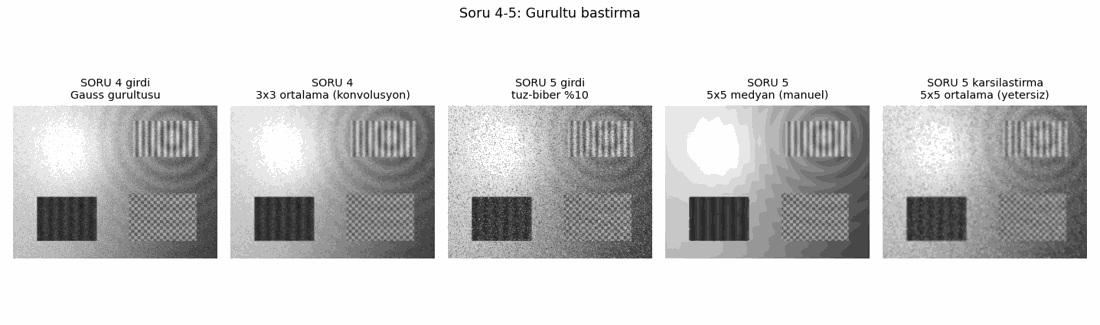
#> input picture week3/orijinal/cikti/00_gurultu_karsilastirma.png, 1100 x 325 px, given in place of dusuk_kontrast.png, which was not available
$ python soru3_clahe.py
#> lines starting #> are read from the running program, lines starting #| are printed output that depends on the picture; pictures that were not available may be replaced by others from this repository, and a replacement may not be noted
"""
SORU 3 - CLAHE (Contrast Limited Adaptive Histogram Equalization)

Istenen:
  * Dusuk kontrastli tek kanalli goruntuyu OpenCV ile ac
  * OpenCV'nin HAZIR CLAHE fonksiyonu ile duzelt
  * Ayni islemi hazir fonksiyon KULLANMADAN kendin gerceklestir ve test et

Referans: https://en.wikipedia.org/wiki/Adaptive_histogram_equalization

ALGORITMA (OpenCV'nin cv::CLAHE gerceklemesiyle bire bir ayni adimlar):

  1. KARO BOLME (tiling)
     Goruntu tilesX x tilesY (varsayilan 8x8) karoya bolunur.
     Boyut tam bolunmuyorsa goruntu BORDER_REFLECT_101 ile genisletilir.

  2. KARO HISTOGRAMI
     Her karo icin 256 kovali histogram cikarilir.

  3. KONTRAST SINIRLAMA (contrast limiting) -- CLAHE'yi AHE'den ayiran adim
     clipLimit_gercek = max(1, clipLimit * karo_alani / 256)
     Bu esigi asan kovalar kesilir; kesilen toplam miktar ("clipped")
     TUM kovalara esit dagitilir:
         redistBatch = clipped // 256         -> her kovaya eklenir
         residual    = clipped - redistBatch*256
         kalan 'residual' adet +1, kovalara esit araliklarla serpistirilir
     Amac: duz bolgelerde gurultunun asiri yukseltilmesini engellemek.

  4. KARO LUT'U
     Sinirlanmis histogramin kumulatif toplami alinip [0,255]'e olceklenir:
         lutScale = 255 / karo_alani
         LUT[v] = round( cdf[v] * lutScale )

  5. BILINEER INTERPOLASYON
     Her piksel icin, komsu 4 karonun LUT'u karo MERKEZLERINE gore
     bilineer agirliklandirilir. Bu adim olmazsa karo sinirlarinda
     gorunur blok artefaktlari olusur.

Calistirma:
    python3 soru3_clahe.py [goruntu_yolu]
"""
import os
import sys
import time
import numpy as np
import cv2

BURASI = os.path.dirname(os.path.abspath(__file__))
CIKTI = os.path.join(BURASI, "cikti")
HIST_BOYUT = 256


# ---------------------------------------------------------------------------
# Yardimci: BORDER_REFLECT_101 ile kenar genisletme (elle)
# ---------------------------------------------------------------------------
def reflect101_genislet(img, alt, sag):
    """
    Alt ve saga 'yansimali' dolgu ekler (kenar pikseli tekrarlanmaz).
    Ornek satirlar: ... h-3, h-2, [h-1], h-2, h-3, ...
    """
    h, w = img.shape
    cikis = np.empty((h + alt, w + sag), dtype=img.dtype)
    cikis[:h, :w] = img

    for i in range(alt):
        kaynak = h - 2 - i
        if kaynak < 0:
            kaynak = 0
        cikis[h + i, :w] = img[kaynak, :]

    for j in range(sag):
        kaynak = w - 2 - j
        if kaynak < 0:
            kaynak = 0
        cikis[:, w + j] = cikis[:, kaynak]

    return cikis


# ---------------------------------------------------------------------------
# Adim 2 + 3 + 4 : Her karo icin LUT uret
# ---------------------------------------------------------------------------
def karo_lutlari_hesapla(gen_img, tilesX, tilesY, clip_limit):
    """
    Genisletilmis goruntuden (tilesY, tilesX, 256) boyutunda LUT tablosu uretir.
    """
    gh, gw = gen_img.shape
    karo_w = gw // tilesX
    karo_h = gh // tilesY
    karo_alan = karo_w * karo_h

    # clipLimit'i karo alanina gore gercek piksel sayisina cevir
    if clip_limit > 0.0:
        gercek_limit = int(clip_limit * karo_alan / HIST_BOYUT)
        gercek_limit = max(gercek_limit, 1)
    else:
        gercek_limit = 0

    # OpenCV tek duyarlikli (float32) aritmetik kullanir; birebir ayni
    # sonucu almak icin burada da float32 kullaniyoruz.
    lut_olcek = np.float32(HIST_BOYUT - 1) / np.float32(karo_alan)
    lutlar = np.zeros((tilesY, tilesX, HIST_BOYUT), dtype=np.uint8)

    for ty in range(tilesY):
        for tx in range(tilesX):
            karo = gen_img[ty * karo_h:(ty + 1) * karo_h,
                           tx * karo_w:(tx + 1) * karo_w]

            # --- 2) Karo histogrami (elle sayim) ---
            hist = np.zeros(HIST_BOYUT, dtype=np.int64)
            duz = karo.reshape(-1)
            for p in duz:
                hist[p] += 1

            # --- 3) Kontrast sinirlama + yeniden dagitim ---
            if gercek_limit > 0:
                kesilen = 0
                for i in range(HIST_BOYUT):
                    if hist[i] > gercek_limit:
                        kesilen += hist[i] - gercek_limit
                        hist[i] = gercek_limit

                if kesilen > 0:
                    pay = kesilen // HIST_BOYUT
                    artik = int(kesilen - pay * HIST_BOYUT)

                    for i in range(HIST_BOYUT):
                        hist[i] += pay

                    if artik != 0:
                        adim = max(HIST_BOYUT // artik, 1)
                        i = 0
                        while i < HIST_BOYUT and artik > 0:
                            hist[i] += 1
                            artik -= 1
                            i += adim

            # --- 4) Kumulatif toplam -> LUT ---
            toplam = 0
            for i in range(HIST_BOYUT):
                toplam += int(hist[i])
                deger = np.float32(toplam) * lut_olcek
                # cvRound davranisi: bankaci yuvarlamasi (half-to-even)
                yuvarlak = int(np.rint(np.float64(deger)))
                if yuvarlak < 0:
                    yuvarlak = 0
                elif yuvarlak > 255:
                    yuvarlak = 255
                lutlar[ty, tx, i] = yuvarlak

    return lutlar, karo_w, karo_h, gercek_limit


# ---------------------------------------------------------------------------
# Adim 5 : Bilineer interpolasyon ile ciktiyi uret
# ---------------------------------------------------------------------------
def bilineer_uygula(img, lutlar, karo_w, karo_h, tilesX, tilesY):
    """
    Her piksel icin komsu 4 karonun LUT'unu bilineer harmanlar.
    Karo merkezleri (tx + 0.5) * karo_w konumundadir; bu yuzden -0.5 kaymasi var.
    """
    h, w = img.shape
    BIR = np.float32(1.0)
    YARIM = np.float32(0.5)

    # --- Yatay eksen: pikselin hangi iki karo sutunu arasinda kaldigi ---
    # OpenCV bolme yerine tersiyle carpar (x * inv_tw); float32'de sonuc
    # farkli cikabildigi icin ayni sirayi izliyoruz.
    ters_w = BIR / np.float32(karo_w)
    x = np.arange(w, dtype=np.float32)
    txf = x * ters_w - YARIM        # -0.5 -> karo MERKEZINE gore konum
    tx1 = np.floor(txf).astype(np.int32)
    tx2 = tx1 + 1
    xa = txf - tx1.astype(np.float32)   # agirlik, KIRPMADAN once hesaplanir
    xa1 = BIR - xa
    tx1 = np.clip(tx1, 0, tilesX - 1)
    tx2 = np.clip(tx2, 0, tilesX - 1)

    # --- Dikey eksen ---
    ters_h = BIR / np.float32(karo_h)
    y = np.arange(h, dtype=np.float32)
    tyf = y * ters_h - YARIM
    ty1 = np.floor(tyf).astype(np.int32)
    ty2 = ty1 + 1
    ya = tyf - ty1.astype(np.float32)
    ya1 = BIR - ya
    ty1 = np.clip(ty1, 0, tilesY - 1)
    ty2 = np.clip(ty2, 0, tilesY - 1)

    # 2 boyuta yay
    TY1, TY2 = ty1[:, None], ty2[:, None]
    TX1, TX2 = tx1[None, :], tx2[None, :]
    XA, XA1 = xa[None, :], xa1[None, :]
    YA, YA1 = ya[:, None], ya1[:, None]

    V = img.astype(np.int32)        # piksel degeri = LUT indeksi

    # Dort komsu karonun LUT cikislari
    ust_sol = lutlar[TY1, TX1, V].astype(np.float32)
    ust_sag = lutlar[TY1, TX2, V].astype(np.float32)
    alt_sol = lutlar[TY2, TX1, V].astype(np.float32)
    alt_sag = lutlar[TY2, TX2, V].astype(np.float32)

    # Once yatayda, sonra dikeyde harmanla (OpenCV ile ayni carpanli form):
    #   res = (U1*xa1 + U2*xa) * ya1 + (A1*xa1 + A2*xa) * ya
    ust = ust_sol * XA1 + ust_sag * XA
    alt = alt_sol * XA1 + alt_sag * XA
    sonuc = ust * YA1 + alt * YA

    # saturate_cast<uchar> -> cvRound -> en yakina, berabere kalirsa cift sayiya
    return np.clip(np.rint(sonuc.astype(np.float64)), 0, 255).astype(np.uint8)


# ---------------------------------------------------------------------------
# Ana CLAHE fonksiyonu (hazir fonksiyon kullanmadan)
# ---------------------------------------------------------------------------
def clahe_manuel(img, clip_limit=2.0, tile_grid=(8, 8)):
    """OpenCV'nin cv2.createCLAHE(...).apply(img) karsiligi, elle gerceklenmis."""
    tilesX, tilesY = tile_grid
    h, w = img.shape

    # --- 1) Karo bolme icin gerekirse genislet ---
    alt = (tilesY - h % tilesY) % tilesY
    sag = (tilesX - w % tilesX) % tilesX
    gen = reflect101_genislet(img, alt, sag) if (alt or sag) else img

    lutlar, karo_w, karo_h, gercek_limit = karo_lutlari_hesapla(
        gen, tilesX, tilesY, clip_limit)

    cikis = bilineer_uygula(img, lutlar, karo_w, karo_h, tilesX, tilesY)
    return cikis, {"karo_w": karo_w, "karo_h": karo_h,
                   "gercek_limit": gercek_limit, "dolgu": (alt, sag)}


# ---------------------------------------------------------------------------
def yerel_kontrast(img, pencere=15):
    """
    Yerel kontrast olcusu: kucuk pencerelerdeki standart sapmanin ortalamasi.
    std(X) = sqrt( E[X^2] - E[X]^2 ) esitligi kutu filtresiyle hizlica hesaplanir.
    """
    f = img.astype(np.float64)
    ort = cv2.boxFilter(f, -1, (pencere, pencere))
    ort_kare = cv2.boxFilter(f * f, -1, (pencere, pencere))
    varyans = np.maximum(ort_kare - ort * ort, 0.0)
    return float(np.sqrt(varyans).mean())


def karsilastir(ad, a, b):
    fark = np.abs(a.astype(np.int32) - b.astype(np.int32))
    print(f"  {ad:<28} maks fark={int(fark.max()):>3}  "
          f"ort fark={fark.mean():.4f}  birebir ayni=%{(a == b).mean() * 100:.2f}")
    return int(fark.max())


def main():
    yol = sys.argv[1] if len(sys.argv) > 1 else os.path.join(CIKTI, "dusuk_kontrast.png")

    img = cv2.imread(yol, cv2.IMREAD_GRAYSCALE)
#> img is the input picture: shape (325, 1100); min 8, max 254, mean 208.7
    if img is None:
        raise SystemExit(f"HATA: goruntu acilamadi -> {yol}")

    print(f"Goruntu      : {yol}")
    print(f"Boyut        : {img.shape[0]} x {img.shape[1]}")
#| Boyut        : 325 x 1100

    # NOT: clipLimit secimi goruntuye baglidir. Bu goruntunun histogrami cok
    # dar oldugu icin clipLimit=2.0 kesme esigini o kadar dusurur ki donusum
    # neredeyse birim fonksiyon olur (hicbir sey degismez). Asagidaki tarama
    # grafigi bu etkiyi gosterir; burada dengeli bir deger secildi.
    CLIP = 8.0
    IZGARA = (8, 8)

    # --- A) OpenCV'nin hazir CLAHE'si ---
    t0 = time.time()
    clahe_nesne = cv2.createCLAHE(clipLimit=CLIP, tileGridSize=IZGARA)
    hazir = clahe_nesne.apply(img)
    t_hazir = time.time() - t0

    # --- B) Elle gerceklenmis CLAHE ---
    t0 = time.time()
    manuel, bilgi = clahe_manuel(img, clip_limit=CLIP, tile_grid=IZGARA)
#> after the loop in reflect101_genislet, `for j in range(sag):`:
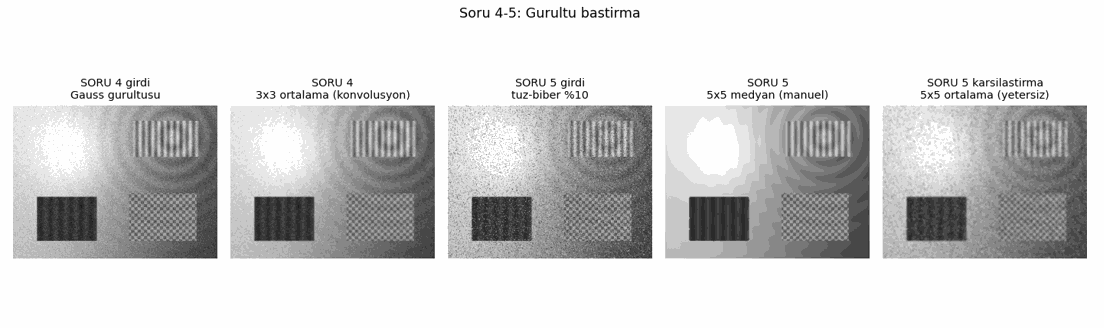
#> cikis: shape (328, 1104); min 8, max 254, mean 209.2
#> in clahe_manuel, `lutlar, karo_w, karo_h, gercek_limit = karo_lutlari_hesapla( gen, tile..`: karo_w = 138; karo_h = 41; gercek_limit = 176
#> in bilineer_uygula, `ters_w = BIR / np.float32(karo_w)`: ters_w = 0.00725
#> in bilineer_uygula, `txf = x * ters_w - YARIM`: txf = 1100 values from -0.5 to 7.46
#> in bilineer_uygula, `tx1 = np.floor(txf).astype(np.int32)`: tx1 = 1100 values from -1 to 7
#> in bilineer_uygula, `tx2 = tx1 + 1`: tx2 = 1100 values from 0 to 8
#> in bilineer_uygula, `xa = txf - tx1.astype(np.float32)`: xa = 1100 values, max 0.993 at index 896, min 0 at index 69, mean 0.496
#> in bilineer_uygula, `xa1 = BIR - xa`: xa1 = 1100 values, max 1 at index 69, min 0.00725 at index 896, mean 0.504
#> in bilineer_uygula, `tx1 = np.clip(tx1, 0, tilesX - 1)`: tx1 = 1100 values from 0 to 7
#> in bilineer_uygula, `ters_h = BIR / np.float32(karo_h)`: ters_h = 0.0244
#> in bilineer_uygula, `tyf = y * ters_h - YARIM`: tyf = 325 values from -0.5 to 7.4
#> in bilineer_uygula, `ty1 = np.floor(tyf).astype(np.int32)`: ty1 = 325 values from -1 to 7
#> in bilineer_uygula, `ty2 = ty1 + 1`: ty2 = 325 values from 0 to 8
#> in bilineer_uygula, `ya = tyf - ty1.astype(np.float32)`: ya = 325 values, max 0.988 at index 20, min 0.0122 at index 308, mean 0.5
#> in bilineer_uygula, `ya1 = BIR - ya`: ya1 = 325 values, max 0.988 at index 308, min 0.0122 at index 20, mean 0.5
#> in bilineer_uygula, `ty1 = np.clip(ty1, 0, tilesY - 1)`: ty1 = 325 values from 0 to 7
#> in bilineer_uygula, `YA, YA1 = ya[:, None], ya1[:, None]`: YA has the same summary as ya; YA1 has the same summary as ya1
#> in bilineer_uygula, `V = img.astype(np.int32)`:
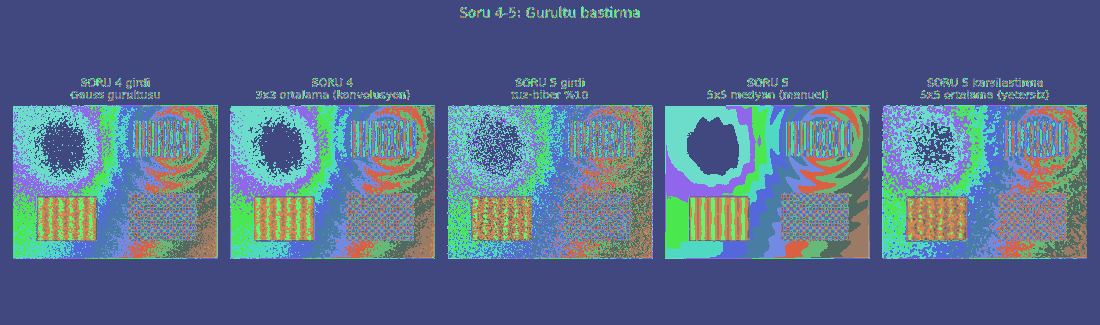
#> V: shape (325, 1100) int32; 16 distinct labels, from 8 to 254; one colour per label, 0 black
#> bilgi = {'karo_w': 138, 'karo_h': 41, 'gercek_limit': 176, 'dolgu': (3, 4)}
    t_manuel = time.time() - t0

    print(f"\nParametreler : clipLimit={CLIP}, tileGridSize={IZGARA}")
    print(f"               karo boyutu = {bilgi['karo_w']} x {bilgi['karo_h']} piksel")
#|                karo boyutu = 138 x 41 piksel
    print(f"               gercek kesme esigi = {bilgi['gercek_limit']} piksel/kova")
#|                gercek kesme esigi = 176 piksel/kova
    print(f"               eklenen dolgu (alt, sag) = {bilgi['dolgu']}")
#|                eklenen dolgu (alt, sag) = (3, 4)
    print(f"Sure         : hazir={t_hazir * 1000:.1f} ms, manuel={t_manuel * 1000:.1f} ms")

    # --- TEST: iki sonuc ayni mi? ---
    print("\nTEST - manuel gercekleme vs cv2.createCLAHE:")
    maks = karsilastir("ana goruntu", manuel, hazir)
#|   ana goruntu                  maks fark=  0  ort fark=0.0000  birebir ayni=%100.00
#> maks = 0

    # Farkli parametrelerle de test et
    print("\nEk testler (farkli parametre ve boyutlar):")
    tum_gecti = (maks == 0)
#> tum_gecti = True
    for clip, izgara in [(1.0, (4, 4)), (2.0, (8, 8)), (3.0, (8, 8)),
                         (4.0, (16, 16)), (40.0, (2, 2)), (0.0, (8, 8))]:
        ref = cv2.createCLAHE(clipLimit=clip, tileGridSize=izgara).apply(img)
        ben, _ = clahe_manuel(img, clip_limit=clip, tile_grid=izgara)
        m = karsilastir(f"clip={clip}, izgara={izgara}", ben, ref)
        tum_gecti = tum_gecti and (m == 0)
#> this loop made 6 passes
#> m on passes 1 to 5: 1, 0, 0, 0, 1
#> (printed output is left out)

    # Bolunmeyen boyutta (dolgu yolunu test eder)
    kirpik = img[:377, :500]
    ref = cv2.createCLAHE(clipLimit=2.0, tileGridSize=(8, 8)).apply(kirpik)
    ben, _ = clahe_manuel(kirpik, clip_limit=2.0, tile_grid=(8, 8))
#> after the loop in reflect101_genislet (call 8), `for j in range(sag):`:
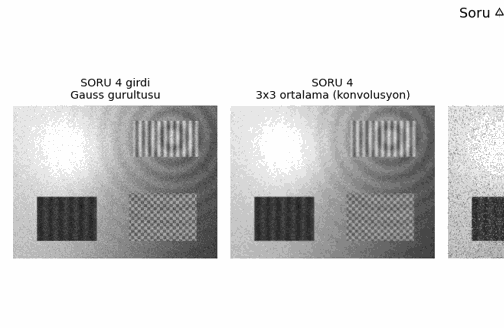
#> cikis: shape (328, 504); min 8, max 254, mean 211.8
#> in bilineer_uygula (call 8), `ters_w = BIR / np.float32(karo_w)`: ters_w = 0.0159
#> in bilineer_uygula (call 8), `txf = x * ters_w - YARIM`: txf = 500 values from -0.5 to 7.42
#> in bilineer_uygula (call 8), `tx1 = np.floor(txf).astype(np.int32)`: tx1 = 500 values from -1 to 7
#> in bilineer_uygula (call 8), `tx2 = tx1 + 1`: tx2 = 500 values from 0 to 8
#> in bilineer_uygula (call 8), `xa = txf - tx1.astype(np.float32)`: xa = 500 values, max 0.992 at index 346, min 0.00794 at index 32, mean 0.5
#> in bilineer_uygula (call 8), `xa1 = BIR - xa`: xa1 = 500 values, max 0.992 at index 32, min 0.00794 at index 346, mean 0.5
#> in bilineer_uygula (call 8), `tx1 = np.clip(tx1, 0, tilesX - 1)`: tx1 = 500 values from 0 to 7
#> in bilineer_uygula (call 8), `ty1 = np.floor(tyf).astype(np.int32)`: ty1 = 325 values from -1 to 7
#> in bilineer_uygula (call 8), `ty2 = ty1 + 1`: ty2 = 325 values from 0 to 8
#> in bilineer_uygula (call 8), `ty1 = np.clip(ty1, 0, tilesY - 1)`: ty1 = 325 values from 0 to 7
#> in bilineer_uygula (call 8), `V = img.astype(np.int32)`:
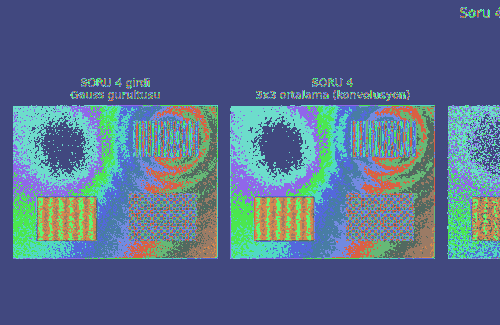
#> V: shape (325, 500) int32; 16 distinct labels, from 8 to 254; one colour per label, 0 black
    m = karsilastir("500x377 (tam bolunmeyen)", ben, ref)
#|   500x377 (tam bolunmeyen)     maks fark=  0  ort fark=0.0000  birebir ayni=%100.00
    tum_gecti = tum_gecti and (m == 0)

    print(f"\nSONUC: {'TUM TESTLER GECTI - manuel gercekleme OpenCV ile birebir ayni.' if tum_gecti else 'FARK VAR - kontrol edilmeli.'}")
#| SONUC: FARK VAR - kontrol edilmeli.

    # --- Karsilastirma icin global histogram esitleme de uretelim ---
    global_he = cv2.equalizeHist(img)

    cv2.imwrite(os.path.join(CIKTI, "soru3_clahe_opencv.png"), hazir)
    cv2.imwrite(os.path.join(CIKTI, "soru3_clahe_manuel.png"), manuel)
    print(f"\nKaydedildi   : cikti/soru3_clahe_opencv.png")
    print(f"               cikti/soru3_clahe_manuel.png")

    # AHE (sinirlama yok) ile farki da gosterelim - gurultu yukseltme etkisi
    ahe, _ = clahe_manuel(img, clip_limit=0.0, tile_grid=IZGARA)
#> after the loop in reflect101_genislet (call 9), `for i in range(alt):`:
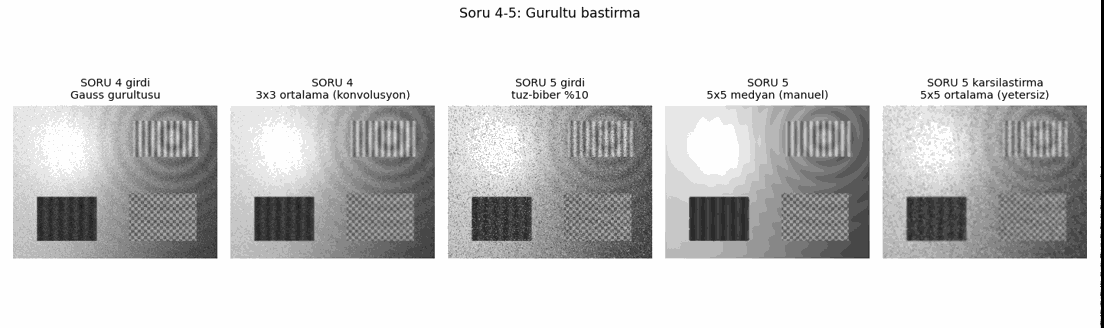
#> cikis: shape (328, 1104); min 0, max 254, mean 208.5
#> in bilineer_uygula (call 9), `ters_w = BIR / np.float32(karo_w)`: ters_w = 0.00725
#> in bilineer_uygula (call 9), `txf = x * ters_w - YARIM`: txf = 1100 values from -0.5 to 7.46
#> in bilineer_uygula (call 9), `tx1 = np.floor(txf).astype(np.int32)`: tx1 = 1100 values from -1 to 7
#> in bilineer_uygula (call 9), `tx2 = tx1 + 1`: tx2 = 1100 values from 0 to 8
#> in bilineer_uygula (call 9), `xa = txf - tx1.astype(np.float32)`: xa = 1100 values, max 0.993 at index 896, min 0 at index 69, mean 0.496
#> in bilineer_uygula (call 9), `xa1 = BIR - xa`: xa1 = 1100 values, max 1 at index 69, min 0.00725 at index 896, mean 0.504
#> in bilineer_uygula (call 9), `tx1 = np.clip(tx1, 0, tilesX - 1)`: tx1 = 1100 values from 0 to 7
#> in bilineer_uygula (call 9), `ty1 = np.floor(tyf).astype(np.int32)`: ty1 = 325 values from -1 to 7
#> in bilineer_uygula (call 9), `ty2 = ty1 + 1`: ty2 = 325 values from 0 to 8
#> in bilineer_uygula (call 9), `ty1 = np.clip(ty1, 0, tilesY - 1)`: ty1 = 325 values from 0 to 7
#> in bilineer_uygula (call 9), `sonuc = ust * YA1 + alt * YA`:
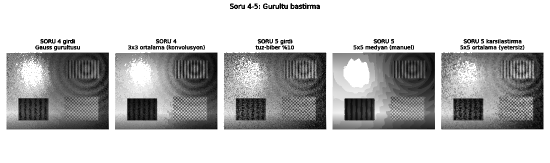
#> sonuc: shape (325, 1100) float32 (shown at 1/2 size); min 0, max 255, mean 191.4
    cv2.imwrite(os.path.join(CIKTI, "soru3_ahe_sinirlamasiz.png"), ahe)
    print(f"               cikti/soru3_ahe_sinirlamasiz.png (clipLimit=0, yani sinirlama yok)")

    print("\nKontrast karsilastirmasi:")
    print(f"{'yontem':<22}{'global std':>12}{'yerel kontrast':>17}")
    print("-" * 51)
    for ad, im in [("orijinal", img), ("global HE", global_he),
                   ("CLAHE (manuel)", manuel), ("AHE (sinirlamasiz)", ahe)]:
        print(f"{ad:<22}{im.std():>12.2f}{yerel_kontrast(im):>17.2f}")
#> this loop made 4 passes
#> ad on passes 1 to 4: 'orijinal', 'global HE', 'CLAHE (manuel)', 'AHE (sinirlamasiz)'
#> (printed output is left out)
#> pass 1, in yerel_kontrast, `varyans = np.maximum(ort_kare - ort * ort, 0.0)`:
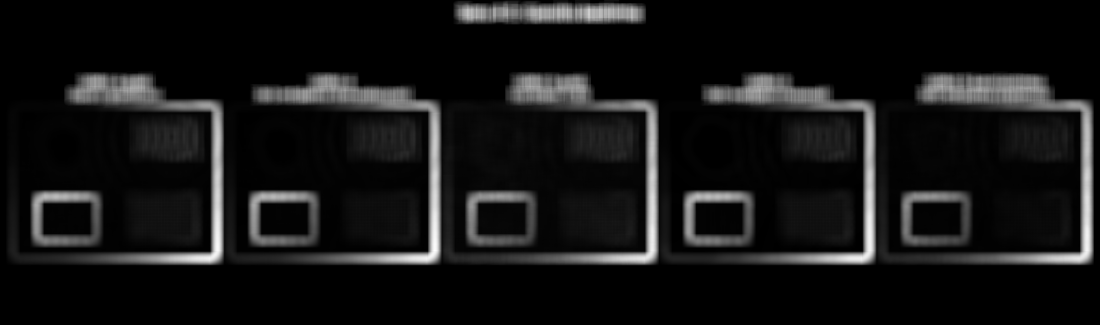
#> varyans: shape (325, 1100) float64; min 0, max 8537.2, mean 714.2; drawn with min black and max white
    print("\nNOT: Global std CLAHE icin yaniltici bir olcuttur. CLAHE buyuk olcekli")
    print("parlaklik farkini bilerek bastirir (global std duser) ama YEREL detay")
    print("kontrastini yukseltir. Asil bakilmasi gereken sutun 'yerel kontrast'tir.")
    print("AHE'nin yerel kontrasti en yuksektir; ancak duz bolgelerdeki gurultuyu de")
    print("yukselttigi icin CLAHE tercih edilir (kontrast sinirlamasinin amaci budur).")

    clip_taramasi(img, IZGARA)
#> the loop in clip_taramasi, `for k, c in enumerate(clipler):` made 7 passes


def clip_taramasi(img, izgara):
    """clipLimit'in etkisini gosteren tarama grafigi uretir (rapor icin)."""
    try:
        import matplotlib
        matplotlib.use("Agg")
        import matplotlib.pyplot as plt
    except ImportError:
        return

    clipler = [1.0, 2.0, 4.0, 8.0, 20.0, 40.0, 0.0]
    fig, ax = plt.subplots(1, len(clipler), figsize=(2.3 * len(clipler), 3.4))

    for k, c in enumerate(clipler):
        cikis, _ = clahe_manuel(img, clip_limit=c, tile_grid=izgara)
        etiket = "0.0 (sinirsiz=AHE)" if c == 0.0 else f"{c}"
        ax[k].imshow(cikis, cmap="gray", vmin=0, vmax=255)
        ax[k].set_title(f"clipLimit={etiket}\nyerel kontrast={yerel_kontrast(cikis):.1f}",
                        fontsize=8)
        ax[k].axis("off")

    plt.tight_layout()
    yol = os.path.join(CIKTI, "soru3_cliplimit_taramasi.png")
    plt.savefig(yol, dpi=105)
    plt.close()
    print(f"\nclipLimit tarama grafigi: {yol}")
    print("  Dusuk clipLimit -> donusum birim fonksiyona yaklasir (etki az).")
    print("  Yuksek clipLimit -> AHE'ye yaklasir, gurultu de yukselir.")


if __name__ == "__main__":
    main()
